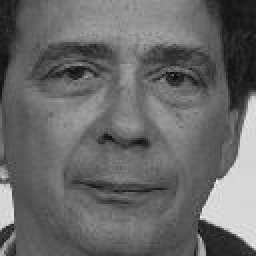
#> input picture Face Recognition using PCA/images1/Training images/00743_941201_fa.jpg, 128 x 128 px (shown 2 times larger); its folder holds 4 pictures in this run
$ jupyter execute 'Face Recognition using PCA.ipynb'   (shell and % lines are left out)
#> lines starting #> are read from the running program, lines starting #| are printed output that depends on the picture; pictures that were not available may be replaced by others from this repository, and a replacement may not be noted
[cell 1]
#import libraries
#First, we need to import matplotlib libraries as well as numpy library.

from matplotlib import pyplot as plt
from matplotlib.image import imread
import numpy as np
import os

[cell 2]
#data loading
#Then we assign the direction of training and testing data.

TRAIN_IMG_FOLDER = 'images1/Training images/'
TEST_IMG_FOLDER = 'images1/Test/'

train_set_files = os.listdir(TRAIN_IMG_FOLDER)
test_set_files = os.listdir(TEST_IMG_FOLDER)

width  = 128
height = 128

[cell 3]
#Check: All data from 'train' is included in 'test'?

train_id_file = set([f.split('_')[0] for f in train_set_files])
test_id_file = set([f.split('_')[0] for f in train_set_files])
print(train_id_file <= test_id_file)

[cell 4]
#showing training and testing images


print('Train Images:')
train_image_names = os.listdir(TRAIN_IMG_FOLDER)
training_tensor   = np.ndarray(shape=(len(train_image_names), height*width), dtype=np.float64)

for i in range(len(train_image_names)):
    img = plt.imread(TRAIN_IMG_FOLDER + train_image_names[i])
#> img is the input picture: shape (128, 128); min 5, max 237, mean 104.3
    training_tensor[i,:] = np.array(img, dtype='float64').flatten()
    plt.subplot(5,5,1+i)
    plt.imshow(img, cmap='gray')
    plt.tick_params(labelleft='off', labelbottom='off', bottom='off',top='off',right='off',left='off', which='both')
plt.show()
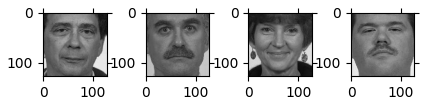
#> figure drawn by matplotlib, 4 panels

print('Test Images:')
test_image_names = os.listdir(TEST_IMG_FOLDER)#[i for i in dataset_dir if i not in train_image_names]
testing_tensor   = np.ndarray(shape=(len(test_image_names), height*width), dtype=np.float64)

for i in range(len(test_image_names)):
    img = imread(TEST_IMG_FOLDER + test_image_names[i])
    testing_tensor[i,:] = np.array(img, dtype='float64').flatten()
    plt.subplot(8,5,1+i)
    plt.imshow(img, cmap='gray')
    plt.subplots_adjust(right=1.2, top=1.2)
    plt.tick_params(labelleft='off', labelbottom='off', bottom='off',top='off',right='off',left='off', which='both')
plt.show()

[cell 5]
#Calculate the mean face
#The mean is just the sum of all of the pictures divided by the number of pictures.
#As a result, we will have an “average” face.

mean_face = np.zeros((1,height*width))

for i in training_tensor:
    mean_face = np.add(mean_face,i)

mean_face = np.divide(mean_face,float(len(train_image_names))).flatten()

plt.imshow(mean_face.reshape(height, width), cmap='gray')
plt.tick_params(labelleft='off', labelbottom='off', bottom='off',top='off',right='off',left='off', which='both')
plt.show()
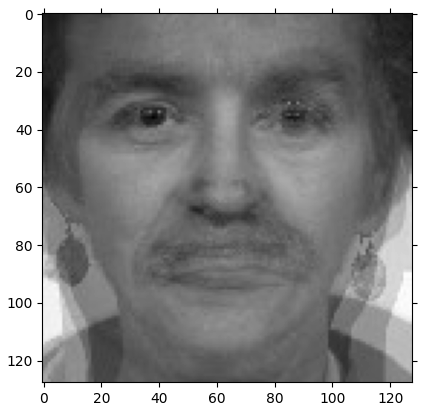
#> figure drawn by matplotlib, 1 panel

[cell 6]
#Calculation of difference between training vector and mean vector
#To normalize the training set, we just simply need to subtract for each picture in the
#training set the mean that was calculated in the previous step.
#The reason why this is necessary is because we want to create a system that is able to represent any face.
#Therefore, we calculated the elements that all faces have in common (the mean).
#If we extract this average from the pictures, the features that distinguish each picture from the rest of the set are visible.


normalised_training_tensor = np.ndarray(shape=(len(train_image_names), height*width))

for i in range(len(train_image_names)):
    normalised_training_tensor[i] = np.subtract(training_tensor[i],mean_face)

[cell 7]
#Display normalised faces

for i in range(len(train_image_names)):
    img = normalised_training_tensor[i].reshape(height,width)
    plt.subplot(5,5,1+i)
    plt.imshow(img, cmap='gray')
    plt.tick_params(labelleft='off', labelbottom='off', bottom='off',top='off',right='off',left='off', which='both')
plt.show()
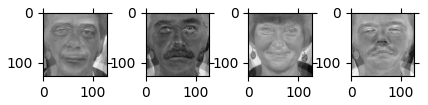
#> figure drawn by matplotlib, 4 panels

[cell 8]
#Converience Matrix
#The covariance represents how two variables change together.
#After the previous step, we have a set of images that have different features,
#so now we want to see how these features for each individual picture change in relation to the rest of the pictures.


cov_matrix=np.cov(normalised_training_tensor)
cov_matrix = np.divide(cov_matrix,25.0)
print('Covariance Matrix Shape:', cov_matrix.shape)
#print('Covariance matrix of X: \n%s' %cov_matrix)

[cell 9]
#Eigenvector of covariance
#From the covariance we can extract the eigenvectors. Fortunately, there is a function that helps us in this step.
#There is plenty of information in the internet about eigenvectors but the general idea is that eigenvectors are
#the vectors of the covariance that describe the direction of the data.

#eigenvalues and eigenvectors

eigenvalues, eigenvectors, = np.linalg.eig(cov_matrix)
print('eigenvalues.shape: {} eigenvectors.shape: {}'.format(eigenvalues.shape, eigenvectors.shape))

[cell 10]
eig_pairs = [(eigenvalues[index], eigenvectors[:,index]) for index in range(len(eigenvalues))]

# Sort the eigen pairs in descending order:
eig_pairs.sort(reverse=True)
eigvalues_sort  = [eig_pairs[index][0] for index in range(len(eigenvalues))]
eigvectors_sort = [eig_pairs[index][1] for index in range(len(eigenvalues))]

sorted_ind = sorted(range(eigenvalues.shape[0]), key=lambda k: eigenvalues[k], reverse=True)

eigvalues_sort = eigenvalues[sorted_ind]
eigvectors_sort = eigenvectors[sorted_ind]
train_set_files_sort = np.array(train_set_files)[sorted_ind]

[cell 11]
#Find cumulative variance of each principle component

var_comp_sum = np.cumsum(eigvalues_sort)/sum(eigvalues_sort)

# Show cumulative proportion of varaince with respect to components
print("Cumulative proportion of variance explained vector: \n%s" %var_comp_sum)

# x-axis for number of principal components kept
num_comp = range(1,len(eigvalues_sort)+1)
plt.title('Cum. Prop. Variance Explain and Components Kept')
plt.xlabel('Principal Components')
plt.ylabel('Cum. Prop. Variance Expalined')

plt.scatter(num_comp, var_comp_sum)
plt.show()
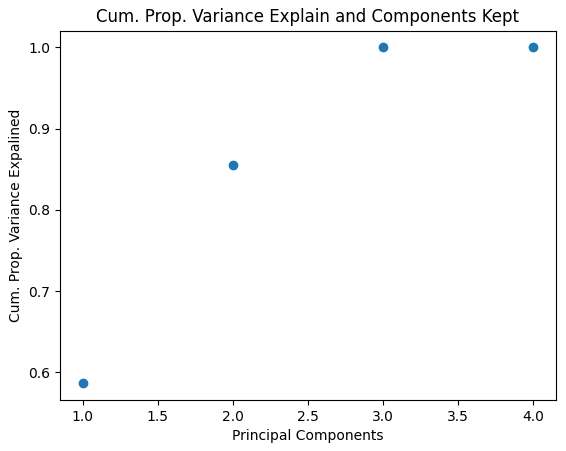
#> figure drawn by matplotlib, 1 panel

[cell 12]
#Choose the necessary of principal components:

reduced_data = np.array(eigvectors_sort[:25]).transpose()
reduced_data.shape

[cell 13]
print(training_tensor.transpose().shape, reduced_data.shape)

[cell 14]
#Calculate eigenfaces
#Each eigenvector is multiplied by the whole normalized training set matrix and as a result,
#we will have the same amount of eigenfaces as images in our training set.

proj_data = np.dot(training_tensor.transpose(),reduced_data)
proj_data = proj_data.transpose()
proj_data.shape

[cell 15]
#Plot eigen faces

for i in range(proj_data.shape[0]):
    img = proj_data[i].reshape(height,width)
    plt.subplot(5,5,1+i)
    plt.imshow(img, cmap='gray')
    plt.tick_params(labelleft='off', labelbottom='off', bottom='off',top='off',right='off',left='off', which='both')
#> this loop made 4 passes
#> pass 1, `img = proj_data[i].reshape(height,width)`:
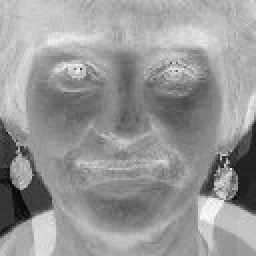
#> img: shape (128, 128) float64 (shown 2 times larger); min -257.6, max 14.6, mean -95.67; drawn with min black and max white
#> pass 2, `img = proj_data[i].reshape(height,width)`:
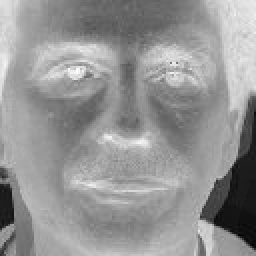
#> img: shape (128, 128) float64 (shown 2 times larger); min -310.1, max -23.95, mean -143.1; drawn with min black and max white
#> pass 3, `img = proj_data[i].reshape(height,width)`:
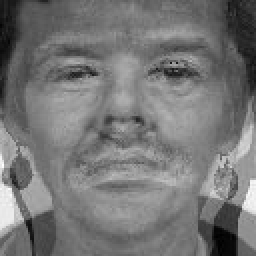
#> img: shape (128, 128) float64 (shown 2 times larger); min -19.11, max 220.3, mean 92; drawn with min black and max white
plt.show()
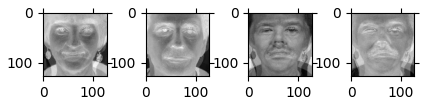
#> figure drawn by matplotlib, 4 panels

[cell 16]
#Finding weights for each traning image
#Each normalized face in the training set multiplies each eigenface. Consequently,
#there will be N set of weights with M elements (N = amount of pictures in the training set, M = number of eigenfaces).

w = np.array([np.dot(proj_data,i) for i in normalised_training_tensor])
print(w.shape)

[cell 17]
#Reconizing all test images

def recogniser(test_image_names, train_image_names,proj_data,w, t0=2e8, prn=False):

    count        = 0
    num_images   = 0
    correct_pred = 0

    result = []
    wts = []

    #False match rate (FMR)
    FMR_count = 0

    #False non-match rate (FNMR)
    FNMR_count = 0


    test_image_names2 = sorted(test_image_names)

    for img in test_image_names2:

        unknown_face = plt.imread(TEST_IMG_FOLDER+img)
        num_images += 1

        unknown_face_vector = np.array(unknown_face, dtype='float64').flatten()
        normalised_uface_vector = np.subtract(unknown_face_vector,mean_face)

        w_unknown = np.dot(proj_data, normalised_uface_vector)
        diff  = w - w_unknown
        norms = np.linalg.norm(diff, axis=1)
        index = np.argmin(norms)

        wts.append([count, norms[index]])

        if prn: print('Input:'+'.'.join(img.split('.')[:2]), end='\t')
        count+=1

        match = img.split('_')[0] == train_image_names[index].split('_')[0]
        if norms[index] < t0: # It's a face
            if match:
                if prn: print('Matched:' + train_image_names[index], end = '\t')
                correct_pred += 1
                result.append(1)
            else:
                if prn: print('F/Matched:'+train_image_names[index], end = '\t')
                result.append(0)
                FMR_count += 1
        else:
            if match:
                if prn: print('Unknown face!'+train_image_names[index], end = '\t')
                FNMR_count +=1

            else:
                pass
                correct_pred += 1


        if prn: print(norms[index], end=' ')
        if prn: print()


    FMR = FMR_count/num_images
    FNMR = FNMR_count/num_images


    print('Correct predictions: {}/{} = {} \t\t'.format(correct_pred, num_images, correct_pred/num_images), end=' ')
    print('FMR: {} \t'.format(FMR), end=' ')
    print('FNMR: {} \t'.format(FNMR))


    return wts, result, correct_pred, num_images, FMR, FNMR


wts, result, correct_pred, num_images, FMR, FNMR =recogniser(test_image_names, train_image_names,proj_data,w, t0=2e8, prn=True)

[cell 18]
#Visualisation result of prediction
#with high error threshold: t0 = 2e8

def rg(r):
    if r: return 'g'
    else: return 'r'
cl = [rg(r) for r in result]

x=[x[0] for x in wts]
y=[y[1] for y in wts]
plt.scatter(x,y, color=cl, label = 'Distance measure (true ang false pred.)')

x2=[x[0] for x in wts]
y2=[2.7e7 for y in wts]

plt.plot(x2,y2, label = 'Empirical error threshold')
plt.legend()
plt.grid()

plt.show()
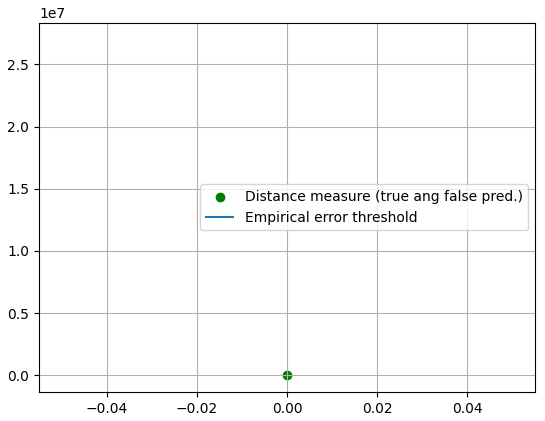
#> figure drawn by matplotlib, 1 panel

[cell 19]
CPR_list, t0_list, FMR_list, FNMR_list = [], [] , [] , []
for t0 in np.linspace(start=0, stop=1e8, num=20):
    print('{:e}'.format(t0), end=' ')
    wts, result, correct_pred, num_images, FMR, FNMR = recogniser(test_image_names, train_image_names,proj_data,w, t0)

    CPR_list.append(correct_pred/num_images)
    t0_list.append(t0)
    FMR_list.append(FMR)
    FNMR_list.append(FNMR)

[cell 20]
x1=t0_list
y1=FMR_list

x2=t0_list
y2=FNMR_list

x3=t0_list
y3=CPR_list

plt.plot(x1,y1, ls='--', color='r', label='FMR',)
plt.plot(x2,y2, ls='-.', color='b', label='FNMR')
plt.plot(x3,y3, color='g', label='Correct prediction using threshold')

plt.grid()
plt.legend()
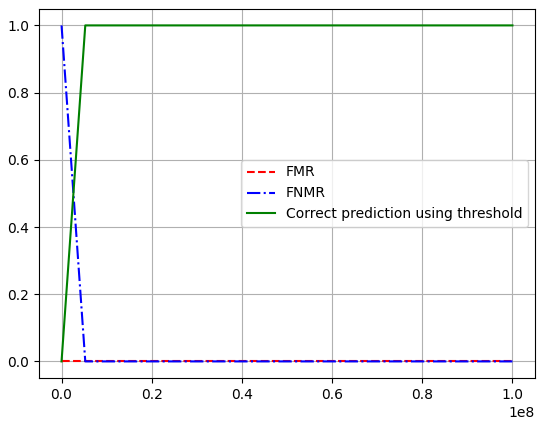
#> figure drawn by matplotlib, 1 panel; curve peaks at x = 0, y = 1; curve peaks at x = 5263157.9, y = 1
